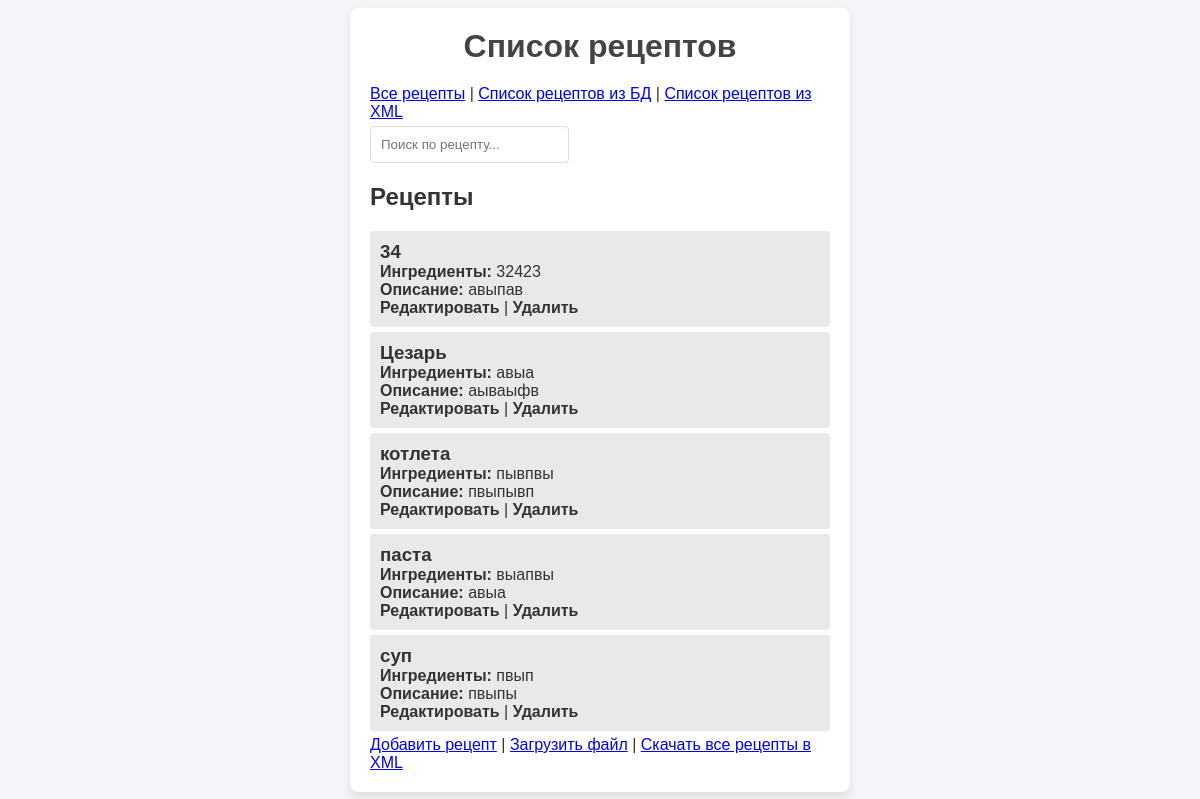
The app's page /recipes/ with its own data.
### myapp/models.py (models this page shows, shortened)
class Recipe(models.Model):
    name = models.CharField(max_length=255, unique=True)  # Уникальное имя для проверки дубликатов
    ingredients = models.TextField()  # Ингредиенты
    description = models.TextField()  # Описание
    created_at = models.DateTimeField(auto_now_add=True)  # Дата добавления
    updated_at = models.DateTimeField(auto_now=True)  # Дата последнего обновления
    class Meta:
        ordering = ['name']

### myapp/views.py (the view, shortened to what this page needs)
# urls.py: path('', views.recipe_list, name='recipe_list'),
def recipe_list(request):
    source = request.GET.get('source', '')  # Получаем параметр из URL (например, 'db' или 'xml')
    recipes_from_db = Recipe.objects.all()  # Получаем все рецепты из базы данных
    recipes_dir = os.path.join(settings.MEDIA_ROOT, 'recipes')
    if not os.path.exists(recipes_dir):
        os.makedirs(recipes_dir)
    recipes_from_xml = []  # Список для хранения рецептов из XML файлов
    seen_names = set()  # Множество для хранения уникальных имен рецептов
    files = [f for f in os.listdir(recipes_dir) if f.endswith('.xml')]
    if source == 'db':
        recipes = recipes_from_db
    elif source == 'xml':
        recipes = recipes_from_xml
    else:
        recipes = list(recipes_from_db) + recipes_from_xml
    return render(request, 'myapp/recipe_list.html', {'recipes': recipes, 'source': source})

### myapp/templates/myapp/recipe_list.html (shortened to what this page needs)
{% load static %}
<!DOCTYPE html>
<html lang="ru">
<head>
    <link rel="stylesheet" href="{% static 'myapp/styles.css' %}">
</head>
<body>
    <div class="container">
        <h1>Список рецептов</h1>
        <nav>
            <a href="{% url 'myapp:recipe_list' %}">Все рецепты</a> |
            <a href="{% url 'myapp:recipe_list' %}?source=db" {% if source == 'db' %}class="active"{% endif %}>Список рецептов из БД</a> |
            <a href="{% url 'myapp:recipe_list' %}?source=xml" {% if source == 'xml' %}class="active"{% endif %}>Список рецептов из XML</a>
        </nav>
        <input type="text" id="search-input" placeholder="Поиск по рецепту...">
        <h2>Рецепты</h2>
        <ul>
            {% for recipe in recipes %}
                <li>
                    <h3>{{ recipe.name }}</h3>
                    <p><strong>Ингредиенты:</strong> {{ recipe.ingredients }}</p>
                    <p><strong>Описание:</strong> {{ recipe.description }}</p>
                    {% if recipe.pk %}
                        <a href="{% url 'myapp:edit_recipe' recipe.pk %}">Редактировать</a> |
                        <a href="{% url 'myapp:delete_recipe' recipe.pk %}" onclick="return confirm('Вы уверены?')">Удалить</a>
                    {% else %}
                        <span>Невозможно редактировать или удалить</span>
                    {% endif %}
                </li>
            {% endfor %}
        </ul>
        <nav>
            <a href="{% url 'myapp:recipe_form' %}">Добавить рецепт</a> |
            <a href="{% url 'myapp:upload_file' %}">Загрузить файл</a> |
            <a href="{% url 'myapp:download_recipes_xml' %}">Скачать все рецепты в XML</a>
        </nav>
    </div>
</body>
</html>

### static/myapp/styles.css (style rules this page uses)
* { margin: 0; padding: 0; box-sizing: border-box; }
body { font-family: Arial, sans-serif; background-color: #f4f4f9; color: #333; display: flex; justify-content: center; align-items: center; min-height: 100vh; }
.container { width: 90%; max-width: 500px; background: #fff; padding: 20px; border-radius: 8px; box-shadow: 0 4px 8px rgba(0, 0, 0, 0.1); }
h1 { text-align: center; color: #444; margin-bottom: 20px; }
input[type="text"], textarea { padding: 10px; margin-top: 5px; border: 1px solid #ddd; border-radius: 4px; resize: none; }
ul { list-style-type: none; padding: 0; margin-top: 20px; }
ul li { background: #e9e9e9; padding: 10px; margin: 5px 0; border-radius: 4px; }
ul li a { color: #333; text-decoration: none; font-weight: bold; }

### records on screen
Recipe: name "34", ingredients "32423", description "авыпав", shows "Редактировать"
Recipe: name "Цезарь", ingredients "авыа", description "аываыфв", shows "Редактировать"
Recipe: name "котлета", ingredients "пывпвы", description "пвыпывп", shows "Редактировать"
Recipe: name "паста", ingredients "выапвы", description "авыа", shows "Редактировать"
Recipe: name "суп", ingredients "пвып", description "пвыпы", shows "Редактировать"
